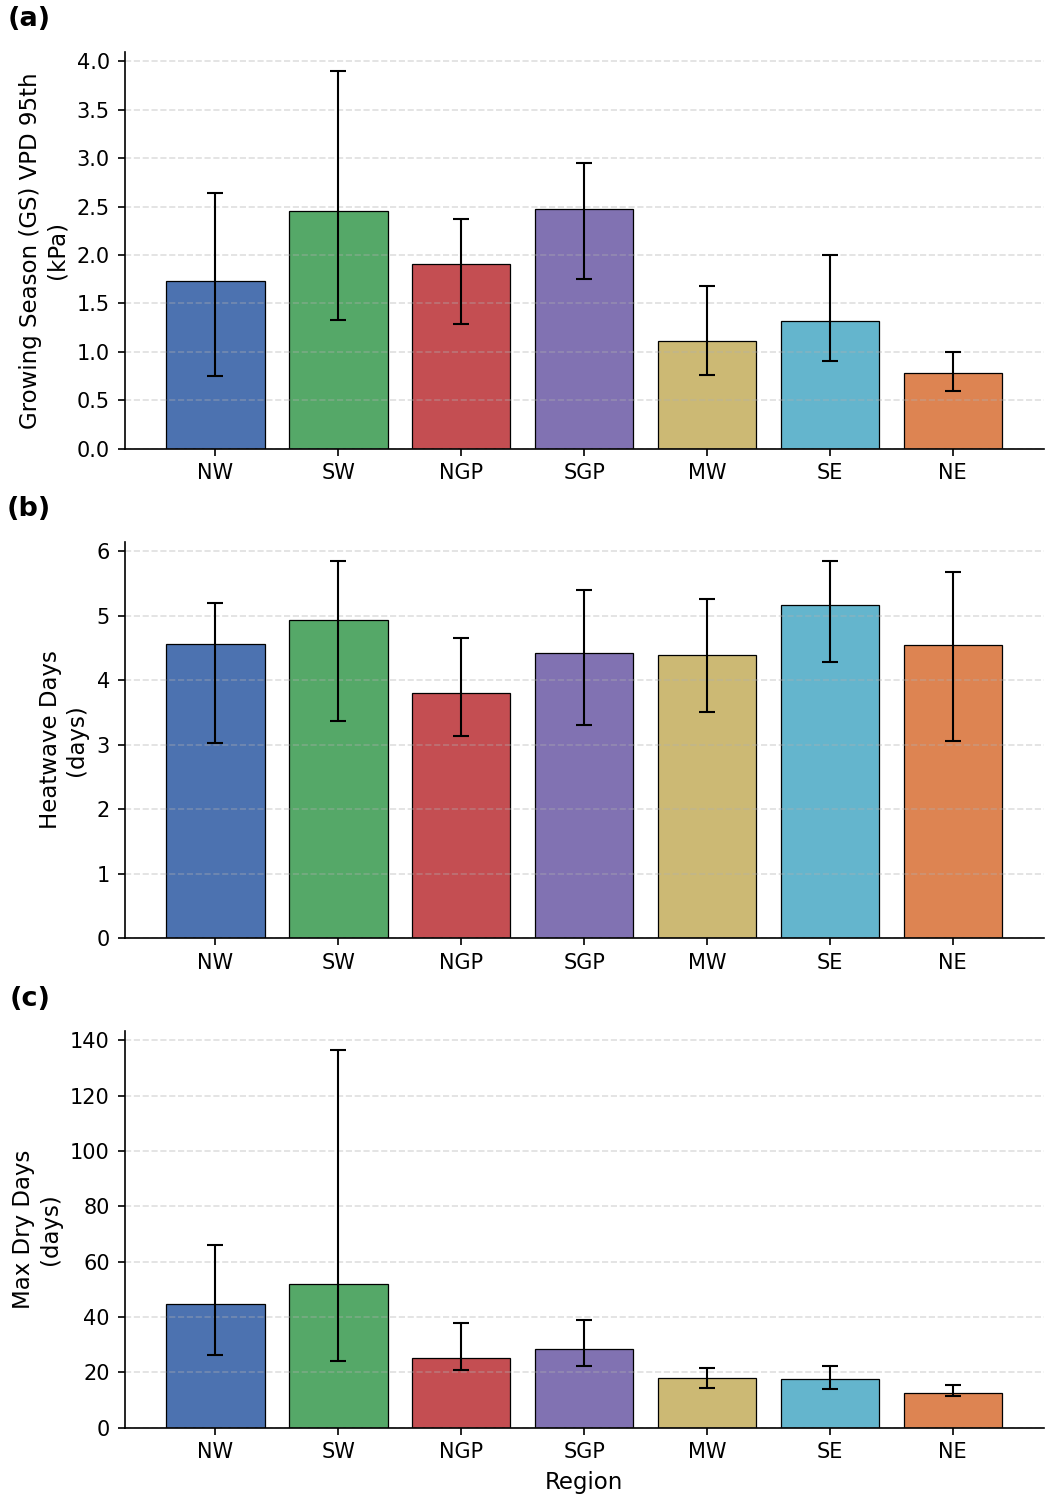

Recreate this plot in Python.
import pandas as pd
import numpy as np
import matplotlib.pyplot as plt

df = pd.read_csv('spatial_flash_drought_properties.csv')

# cluster -> region mapping (based on centroid lat/lon)
cluster_to_region = {
    1: 'NW',
    2: 'SW',
    3: 'NGP',
    4: 'SGP',
    5: 'MW',
    6: 'SE',
    7: 'NE',
}
df['region'] = df['cluster'].map(cluster_to_region)

region_order = ['NW', 'SW', 'NGP', 'SGP', 'MW', 'SE', 'NE']

vars_info = [
    ('VPD95', 'Growing Season (GS) VPD 95th', '(kPa)'),
    ('heatwave_days', 'Heatwave Days', '(days)'),
    ('max_dry_days', 'Max Dry Days', '(days)'),
]

panel_labels = ['(a)', '(b)', '(c)']

colors = ['#4C72B0', '#55A868', '#C44E52', '#8172B2', '#CCB974', '#64B5CD', '#DD8452']

fig, axes = plt.subplots(3, 1, figsize=(7, 10), layout='compressed')

for ax, (col, label, unit), panel in zip(axes, vars_info, panel_labels):
    grouped = df.groupby('region')[col]
    medians = grouped.median().reindex(region_order)
    p05 = grouped.quantile(0.05).reindex(region_order)
    p95 = grouped.quantile(0.95).reindex(region_order)

    # error bar lengths relative to the median (bar height)
    lower_err = (medians - p05).clip(lower=0)
    upper_err = (p95 - medians).clip(lower=0)
    yerr = np.vstack([lower_err.values, upper_err.values])

    ax.bar(region_order, medians.values, yerr=yerr,
           capsize=4, color=colors, edgecolor='black', linewidth=0.6,
           error_kw={'elinewidth': 1, 'ecolor': 'black'})

    ax.set_ylabel(f'{label}\n{unit}', fontsize=11)
    ax.text(-0.08, 1.05, panel, transform=ax.transAxes,
            fontsize=13, fontweight='bold', va='bottom', ha='right')
    ax.spines['top'].set_visible(False)
    ax.spines['right'].set_visible(False)
    ax.grid(axis='y', linestyle='--', alpha=0.4)

axes[-1].set_xlabel('Region', fontsize=11)

plt.savefig('atmospheric_extremes_by_region.png', dpi=150)
print('saved')
